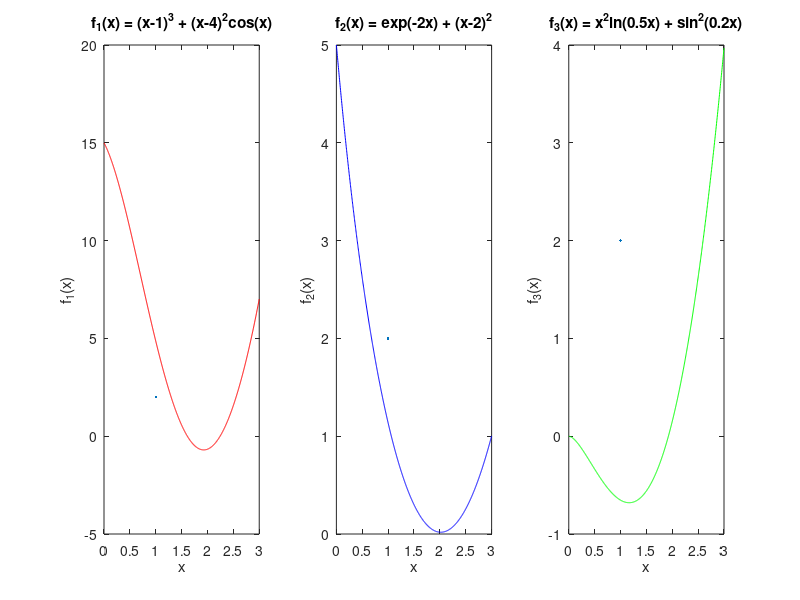

The MATLAB script that drew this image: (Note: this script raises an error after producing the figure.)
% Script for plotting the functions
f1 = @(x) (x-1).^3 + (x-4).^2.*cos(x);
f2 = @(x) exp(-2*x) + (x-2).^2;
f3 = @(x) x.^2.*log(0.5*x) + sin(0.2*x).^2;

x = linspace(0, 3, 1000);
figure;
subplot(1, 3, 1);
plot(x, f1(x), 'r', LineWidth=2);
title('f_1(x) = (x-1)^3 + (x-4)^2cos(x)');
xlabel('x');
ylabel('f_1(x)');

subplot(1, 3, 2);
plot(x, f2(x), 'b', LineWidth=2);
title('f_2(x) = exp(-2x) + (x-2)^2');
xlabel('x');
ylabel('f_2(x)');

subplot(1, 3, 3);
plot(x, f3(x), 'g', LineWidth=2);
title('f_3(x) = x^2ln(0.5x) + sin^2(0.2x)');
xlabel('x');
ylabel('f_3(x)');

sgtitle('Function Plots');